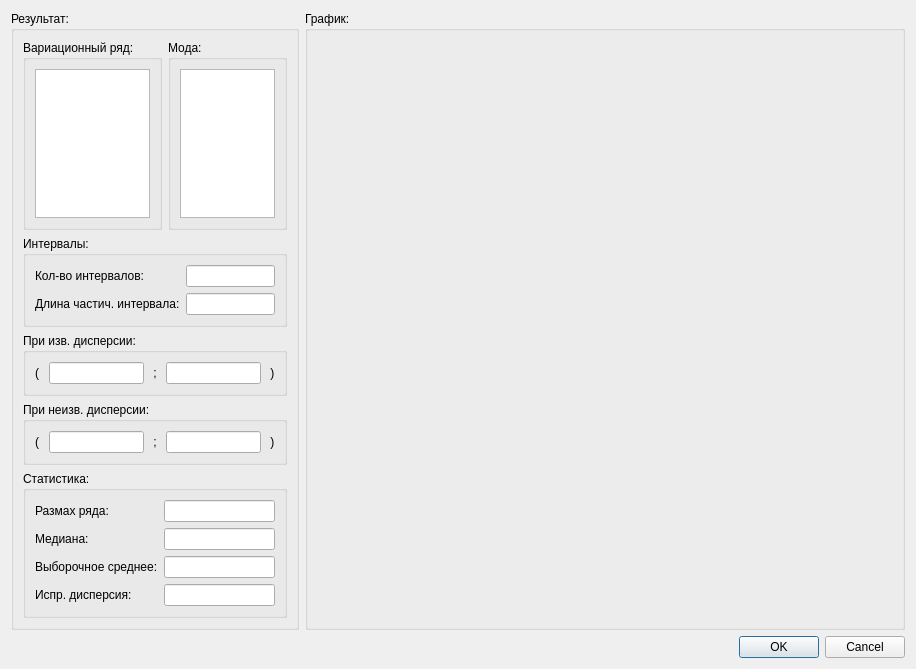
<?xml version="1.0" encoding="UTF-8"?>
<ui version="4.0">
 <class>ResultWindow</class>
 <widget class="QDialog" name="ResultWindow">
  <property name="geometry">
   <rect>
    <x>0</x>
    <y>0</y>
    <width>916</width>
    <height>669</height>
   </rect>
  </property>
  <property name="windowTitle">
   <string>Result of analyze</string>
  </property>
  <layout class="QGridLayout" name="gridLayout">
   <item row="0" column="1">
    <widget class="QGroupBox" name="groupBox_5">
     <property name="minimumSize">
      <size>
       <width>600</width>
       <height>0</height>
      </size>
     </property>
     <property name="title">
      <string>График:</string>
     </property>
     <layout class="QGridLayout" name="gridLayout_2">
      <item row="0" column="0">
       <widget class="QtCharts::QChartView" name="widget" native="true"/>
      </item>
     </layout>
    </widget>
   </item>
   <item row="0" column="0">
    <widget class="QGroupBox" name="groupBox_2">
     <property name="maximumSize">
      <size>
       <width>300</width>
       <height>16777215</height>
      </size>
     </property>
     <property name="title">
      <string>Результат:</string>
     </property>
     <layout class="QGridLayout" name="gridLayout_4">
      <item row="2" column="0">
       <layout class="QHBoxLayout" name="horizontalLayout_4">
        <item>
         <widget class="QGroupBox" name="groupBox">
          <property name="title">
           <string>Вариационный ряд:</string>
          </property>
          <layout class="QHBoxLayout" name="horizontalLayout_3">
           <item>
            <widget class="QListWidget" name="listWidget_S">
             <property name="enabled">
              <bool>true</bool>
             </property>
             <property name="maximumSize">
              <size>
               <width>250</width>
               <height>16777215</height>
              </size>
             </property>
             <property name="autoFillBackground">
              <bool>false</bool>
             </property>
            </widget>
           </item>
          </layout>
         </widget>
        </item>
        <item>
         <widget class="QGroupBox" name="groupBox_6">
          <property name="title">
           <string>Мода:</string>
          </property>
          <layout class="QVBoxLayout" name="verticalLayout">
           <item>
            <widget class="QListWidget" name="list_Moda">
             <property name="maximumSize">
              <size>
               <width>250</width>
               <height>16777215</height>
              </size>
             </property>
             <property name="autoFillBackground">
              <bool>false</bool>
             </property>
            </widget>
           </item>
          </layout>
         </widget>
        </item>
       </layout>
      </item>
      <item row="8" column="0">
       <widget class="QGroupBox" name="groupBox_7">
        <property name="title">
         <string>При изв. дисперсии:</string>
        </property>
        <layout class="QHBoxLayout" name="horizontalLayout">
         <item>
          <widget class="QLabel" name="label">
           <property name="text">
            <string>( </string>
           </property>
          </widget>
         </item>
         <item>
          <widget class="QLineEdit" name="lineEdit_l_disp">
           <property name="text">
            <string/>
           </property>
          </widget>
         </item>
         <item>
          <widget class="QLabel" name="label_5">
           <property name="text">
            <string> ; </string>
           </property>
          </widget>
         </item>
         <item>
          <widget class="QLineEdit" name="lineEdit_r_disp"/>
         </item>
         <item>
          <widget class="QLabel" name="label_6">
           <property name="text">
            <string> )</string>
           </property>
          </widget>
         </item>
        </layout>
       </widget>
      </item>
      <item row="12" column="0">
       <widget class="QGroupBox" name="groupBox_9">
        <property name="title">
         <string>Статистика:</string>
        </property>
        <layout class="QFormLayout" name="formLayout">
         <item row="0" column="0">
          <widget class="QLabel" name="label_Razmah">
           <property name="text">
            <string>Размах ряда:</string>
           </property>
          </widget>
         </item>
         <item row="0" column="1">
          <widget class="QLineEdit" name="lineEdit_Razmah">
           <property name="enabled">
            <bool>true</bool>
           </property>
           <property name="readOnly">
            <bool>true</bool>
           </property>
          </widget>
         </item>
         <item row="1" column="0">
          <widget class="QLabel" name="label_Mediana">
           <property name="text">
            <string>Медиана:</string>
           </property>
          </widget>
         </item>
         <item row="1" column="1">
          <widget class="QLineEdit" name="lineEdit_Med">
           <property name="readOnly">
            <bool>true</bool>
           </property>
          </widget>
         </item>
         <item row="2" column="0">
          <widget class="QLabel" name="label_Vib_Sr">
           <property name="text">
            <string>Выборочное среднее:</string>
           </property>
          </widget>
         </item>
         <item row="2" column="1">
          <widget class="QLineEdit" name="lineEdit_Sred">
           <property name="readOnly">
            <bool>true</bool>
           </property>
          </widget>
         </item>
         <item row="3" column="0">
          <widget class="QLabel" name="label_Ispr_Disp">
           <property name="text">
            <string>Испр. дисперсия:</string>
           </property>
          </widget>
         </item>
         <item row="3" column="1">
          <widget class="QLineEdit" name="lineEdit_Isp_Disp">
           <property name="readOnly">
            <bool>true</bool>
           </property>
          </widget>
         </item>
        </layout>
       </widget>
      </item>
      <item row="6" column="0">
       <widget class="QGroupBox" name="groupBox_4">
        <property name="title">
         <string>Интервалы:</string>
        </property>
        <layout class="QGridLayout" name="gridLayout_3">
         <item row="2" column="0">
          <widget class="QLabel" name="label_3">
           <property name="text">
            <string>Кол-во интервалов:</string>
           </property>
          </widget>
         </item>
         <item row="2" column="1">
          <widget class="QLineEdit" name="lineEdit_col_inters"/>
         </item>
         <item row="3" column="1">
          <widget class="QLineEdit" name="lineEdit_len_p_inters"/>
         </item>
         <item row="3" column="0">
          <widget class="QLabel" name="label_4">
           <property name="text">
            <string>Длина частич. интервала:</string>
           </property>
          </widget>
         </item>
        </layout>
       </widget>
      </item>
      <item row="10" column="0">
       <widget class="QGroupBox" name="groupBox_8">
        <property name="title">
         <string>При неизв. дисперсии:</string>
        </property>
        <layout class="QHBoxLayout" name="horizontalLayout_2">
         <item>
          <widget class="QLabel" name="label_7">
           <property name="text">
            <string>( </string>
           </property>
          </widget>
         </item>
         <item>
          <widget class="QLineEdit" name="lineEdit_l_nodisp">
           <property name="text">
            <string/>
           </property>
          </widget>
         </item>
         <item>
          <widget class="QLabel" name="label_8">
           <property name="text">
            <string> ; </string>
           </property>
          </widget>
         </item>
         <item>
          <widget class="QLineEdit" name="lineEdit_r_nodisp"/>
         </item>
         <item>
          <widget class="QLabel" name="label_9">
           <property name="text">
            <string> )</string>
           </property>
          </widget>
         </item>
        </layout>
       </widget>
      </item>
      <item row="9" column="0">
       <spacer name="verticalSpacer_5">
        <property name="orientation">
         <enum>Qt::Vertical</enum>
        </property>
        <property name="sizeHint" stdset="0">
         <size>
          <width>20</width>
          <height>40</height>
         </size>
        </property>
       </spacer>
      </item>
      <item row="11" column="0">
       <spacer name="verticalSpacer_6">
        <property name="orientation">
         <enum>Qt::Vertical</enum>
        </property>
        <property name="sizeHint" stdset="0">
         <size>
          <width>20</width>
          <height>40</height>
         </size>
        </property>
       </spacer>
      </item>
      <item row="7" column="0">
       <spacer name="verticalSpacer_4">
        <property name="orientation">
         <enum>Qt::Vertical</enum>
        </property>
        <property name="sizeHint" stdset="0">
         <size>
          <width>20</width>
          <height>40</height>
         </size>
        </property>
       </spacer>
      </item>
      <item row="3" column="0">
       <spacer name="verticalSpacer_3">
        <property name="orientation">
         <enum>Qt::Vertical</enum>
        </property>
        <property name="sizeHint" stdset="0">
         <size>
          <width>20</width>
          <height>40</height>
         </size>
        </property>
       </spacer>
      </item>
     </layout>
    </widget>
   </item>
   <item row="1" column="1">
    <widget class="QDialogButtonBox" name="buttonBox">
     <property name="orientation">
      <enum>Qt::Horizontal</enum>
     </property>
     <property name="standardButtons">
      <set>QDialogButtonBox::Cancel|QDialogButtonBox::Ok</set>
     </property>
    </widget>
   </item>
  </layout>
 </widget>
 <customwidgets>
  <customwidget>
   <class>QtCharts::QChartView</class>
   <extends>QWidget</extends>
   <header>QtCharts/QChartView</header>
   <container>1</container>
  </customwidget>
 </customwidgets>
 <resources/>
 <connections>
  <connection>
   <sender>buttonBox</sender>
   <signal>accepted()</signal>
   <receiver>ResultWindow</receiver>
   <slot>accept()</slot>
   <hints>
    <hint type="sourcelabel">
     <x>248</x>
     <y>254</y>
    </hint>
    <hint type="destinationlabel">
     <x>157</x>
     <y>274</y>
    </hint>
   </hints>
  </connection>
  <connection>
   <sender>buttonBox</sender>
   <signal>rejected()</signal>
   <receiver>ResultWindow</receiver>
   <slot>reject()</slot>
   <hints>
    <hint type="sourcelabel">
     <x>316</x>
     <y>260</y>
    </hint>
    <hint type="destinationlabel">
     <x>286</x>
     <y>274</y>
    </hint>
   </hints>
  </connection>
 </connections>
</ui>
